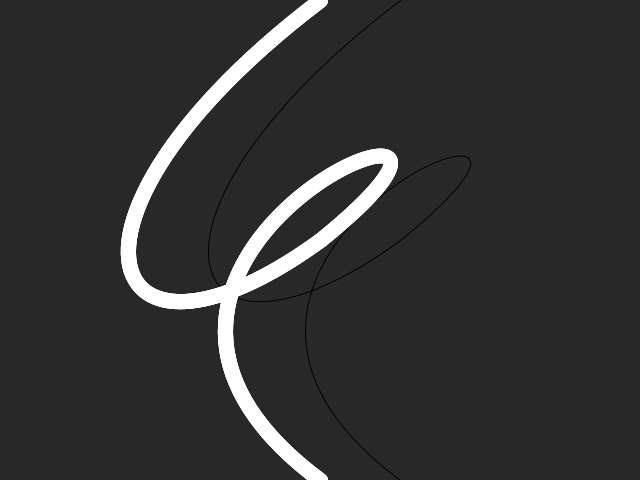
Frame 1 (no input)
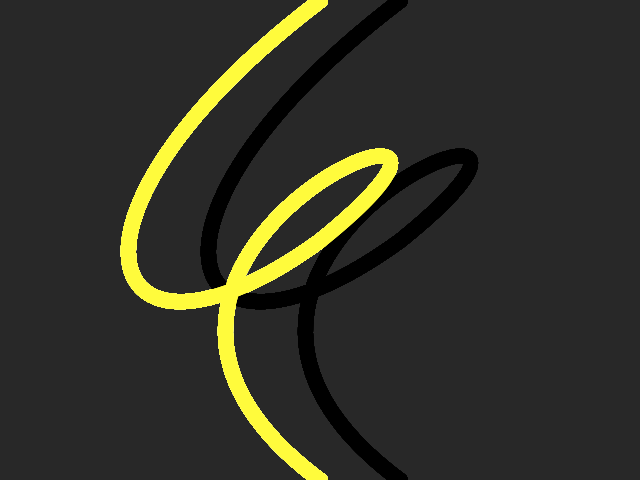
Frame 60 (the mouse pressed at the canvas centre just before this capture)
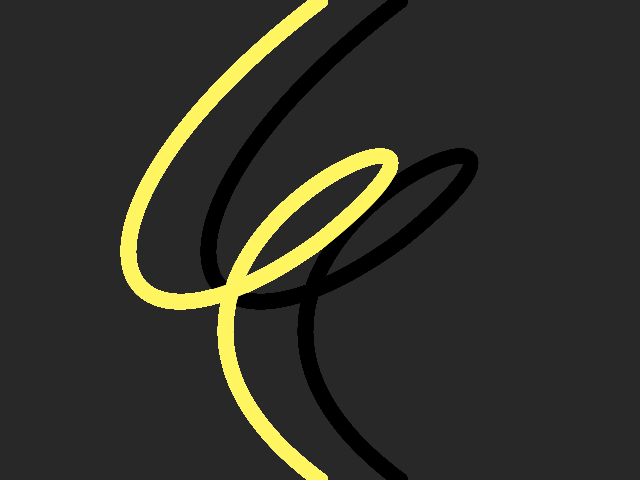
Frame 120 (the mouse held since frame 60 and released just before this capture)

The Processing sketch that drew these frames (run headless with seeded random() and noise(); from frame 60 on, the mouse is pressed at the canvas centre):

// Processing sketch: processing_134549
// ── processing_134549.pde

void setup() {
  size(640,480);
  background(40);
}

int x=20;
int z=25;
int y=255-z;
int step = 0;

void draw() {
  noFill();
  
 
  stroke(0);
  bezier(4*x+320,0,4*x+30,220,4*x+100,400,4*x+320,240);
  bezier(4*x+320,240,4*x+580,30,4*x+10,250,4*x+320,480);
  x=0;


  
  stroke(255);
  stroke(255-(z*step));
  strokeWeight(15);
  bezier(320,0,30,220,100,400,320,240);
  bezier(320,240,580,30,10,250,320,480);
  //stroke(230);
  bezier(x+320,0,x+30,220,x+100,400,x+320,240);
  bezier(x+320,240,x+580,30,x+10,250,x+320,480);
  stroke(255-(z*step));
  bezier(2*x+320,0,2*x+30,220,2*x+100,400,2*x+320,240);
  bezier(2*x+320,240,2*x+580,30,2*x+10,250,2*x+320,480);
  x=x+20;
  step = step+1;
  if(x>480) {
    x=-320;
  }
}
